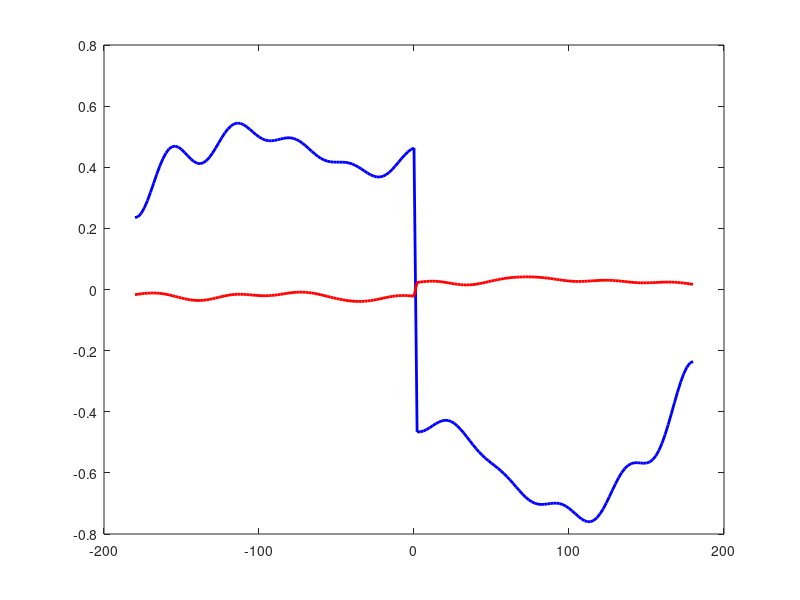

Reproduce this figure in MATLAB.
angle_theta_radian = [-3.1415926536	-3.106686069	-3.071779484	-3.036872899	-3.001966313	-2.967059728	-2.932153143	-2.897246558	-2.862339973	-2.827433388	-2.792526803	-2.757620218	-2.722713633	-2.687807048	-2.652900463	-2.617993878	-2.583087293	-2.548180708	-2.513274123	-2.478367538	-2.443460953	-2.408554368	-2.373647783	-2.338741198	-2.303834613	-2.268928028	-2.234021443	-2.199114858	-2.164208273	-2.129301687	-2.094395102	-2.059488517	-2.024581932	-1.989675347	-1.954768762	-1.919862177	-1.884955592	-1.850049007	-1.815142422	-1.780235837	-1.745329252	-1.710422667	-1.675516082	-1.640609497	-1.605702912	-1.570796327	-1.535889742	-1.500983157	-1.466076572	-1.431169987	-1.396263402	-1.361356817	-1.326450232	-1.291543647	-1.256637061	-1.221730476	-1.186823891	-1.151917306	-1.117010721	-1.082104136	-1.047197551	-1.012290966	-0.977384381	-0.942477796	-0.907571211	-0.872664626	-0.837758041	-0.802851456	-0.767944871	-0.733038286	-0.698131701	-0.663225116	-0.628318531	-0.593411946	-0.558505361	-0.523598776	-0.488692191	-0.453785606	-0.41887902	-0.383972435	-0.34906585	-0.314159265	-0.27925268	-0.244346095	-0.20943951	-0.174532925	-0.13962634	-0.104719755	-0.06981317	-0.034906585	0	0.034906585	0.06981317	0.104719755	0.13962634	0.174532925	0.20943951	0.244346095	0.27925268	0.314159265	0.34906585	0.383972435	0.41887902	0.453785606	0.488692191	0.523598776	0.558505361	0.593411946	0.628318531	0.663225116	0.698131701	0.733038286	0.767944871	0.802851456	0.837758041	0.872664626	0.907571211	0.942477796	0.977384381	1.012290966	1.047197551	1.082104136	1.117010721	1.151917306	1.186823891	1.221730476	1.256637061	1.291543647	1.326450232	1.361356817	1.396263402	1.431169987	1.466076572	1.500983157	1.535889742	1.570796327	1.605702912	1.640609497	1.675516082	1.710422667	1.745329252	1.780235837	1.815142422	1.850049007	1.884955592	1.919862177	1.954768762	1.989675347	2.024581932	2.059488517	2.094395102	2.129301687	2.164208273	2.199114858	2.234021443	2.268928028	2.303834613	2.338741198	2.373647783	2.408554368	2.443460953	2.478367538	2.513274123	2.548180708	2.583087293	2.617993878	2.652900463	2.687807048	2.722713633	2.757620218	2.792526803	2.827433388	2.862339973	2.897246558	2.932153143	2.967059728	3.001966313	3.036872899	3.071779484	3.106686069	3.141592654];
data_phi0 = [0.2353	0.2382	0.2491	0.267	0.2905	0.318	0.3473	0.3767	0.4041	0.4278	0.4468	0.4601	0.4674	0.4691	0.4657	0.4584	0.4485	0.4376	0.4272	0.4187	0.4132	0.4116	0.4144	0.4214	0.4323	0.4464	0.4626	0.4799	0.4969	0.5125	0.5256	0.5356	0.5419	0.5445	0.5434	0.5393	0.5327	0.5245	0.5156	0.507	0.4993	0.4932	0.489	0.4868	0.4865	0.4877	0.4899	0.4925	0.4948	0.4963	0.4964	0.4948	0.4912	0.4859	0.4788	0.4706	0.4616	0.4524	0.4436	0.4356	0.4289	0.4238	0.4201	0.4179	0.4169	0.4167	0.4167	0.4166	0.4158	0.414	0.4109	0.4065	0.401	0.3946	0.3878	0.3812	0.3753	0.3708	0.3683	0.3682	0.3706	0.3757	0.3834	0.3931	0.4044	0.4165	0.4287	0.4401	0.4501	0.458	0.4633	-0.4659	-0.4658	-0.4632	-0.4586	-0.4525	-0.4459	-0.4393	-0.4337	-0.4297	-0.4278	-0.4285	-0.4319	-0.438	-0.4465	-0.457	-0.4689	-0.4818	-0.495	-0.508	-0.5203	-0.5318	-0.5422	-0.5517	-0.5603	-0.5684	-0.5763	-0.5843	-0.5929	-0.6022	-0.6123	-0.6232	-0.6348	-0.6466	-0.6583	-0.6694	-0.6795	-0.688	-0.6947	-0.6995	-0.7023	-0.7033	-0.7029	-0.7017	-0.7002	-0.6992	-0.6991	-0.7005	-0.7038	-0.7089	-0.7159	-0.7242	-0.7333	-0.7423	-0.7504	-0.7565	-0.7598	-0.7596	-0.7554	-0.747	-0.7344	-0.7183	-0.6992	-0.6783	-0.6567	-0.6356	-0.6161	-0.5993	-0.5858	-0.5761	-0.57	-0.5671	-0.5667	-0.5676	-0.5685	-0.5679	-0.5645	-0.557	-0.5446	-0.5267	-0.5033	-0.4748	-0.4424	-0.4072	-0.371	-0.3358	-0.3035	-0.2759	-0.2546	-0.2409	-0.2353];
data_phi90 = [-0.01686	-0.0154	-0.01406	-0.01292	-0.01206	-0.01155	-0.01145	-0.01179	-0.0126	-0.01387	-0.01557	-0.01764	-0.02002	-0.02258	-0.02523	-0.02784	-0.03026	-0.03239	-0.03409	-0.03528	-0.03589	-0.03588	-0.03526	-0.03406	-0.03237	-0.03028	-0.02794	-0.02548	-0.02306	-0.02082	-0.01889	-0.01735	-0.01629	-0.0157	-0.0156	-0.0159	-0.01654	-0.01738	-0.01832	-0.01921	-0.01993	-0.02039	-0.0205	-0.02023	-0.01957	-0.01854	-0.01723	-0.01571	-0.0141	-0.01251	-0.01107	-0.009877	-0.00903	-0.008595	-0.008612	-0.009095	-0.01003	-0.01139	-0.01311	-0.01513	-0.01738	-0.01978	-0.02226	-0.02476	-0.0272	-0.02953	-0.03171	-0.03369	-0.03541	-0.03684	-0.03795	-0.03869	-0.03903	-0.03896	-0.03847	-0.03755	-0.03625	-0.03461	-0.03269	-0.03059	-0.02841	-0.02626	-0.02426	-0.02253	-0.02114	-0.02019	-0.0197	-0.01968	-0.0201	-0.02089	-0.02196	0.02318	0.02443	0.02557	0.02647	0.02704	0.02719	0.02689	0.02616	0.02502	0.02356	0.0219	0.02017	0.0185	0.01703	0.01588	0.01516	0.01492	0.01521	0.01601	0.01729	0.01897	0.02098	0.02321	0.02554	0.02789	0.03016	0.03229	0.03421	0.03589	0.03734	0.03853	0.0395	0.04024	0.0408	0.04116	0.04135	0.04136	0.04119	0.04082	0.04026	0.03948	0.0385	0.03733	0.036	0.03456	0.03305	0.03155	0.03013	0.02886	0.02781	0.02702	0.02652	0.02634	0.02644	0.02679	0.02735	0.02802	0.02873	0.02939	0.02992	0.03025	0.03035	0.03017	0.02972	0.02902	0.02813	0.02709	0.02598	0.02489	0.02389	0.02304	0.02239	0.02198	0.02181	0.02187	0.02212	0.02252	0.023	0.02349	0.02391	0.02421	0.02432	0.0242	0.02382	0.02316	0.02225	0.02112	0.01979	0.01835	0.01686];

angle_theta_degree = angle_theta_radian * 180/pi;
plot( angle_theta_degree, data_phi0, '-b', 'linewidth', 2 );
hold on;
plot( angle_theta_degree, data_phi90, '-r', 'linewidth', 2 );

tt = 0;